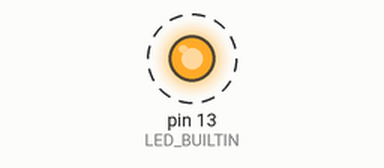
Recording of a sketch running on a simulated Arduino Uno, built with avr-gcc and run on an emulated ATmega328P. On the bench: output pins drawn as LEDs (lit = HIGH). Dashed ring = blinking.

Above: at 0.2 s.
Timing chart, 0 to 3.0 s (numbered marks = the images above):
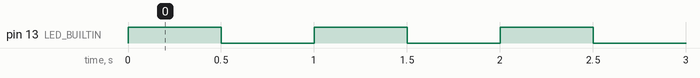

Measured:
- by itself, pin 13 (LED_BUILTIN): alternates HIGH for 0.50 s and LOW for 0.50 s

The sketch:

ArduinoBlinkProject.ino
```cpp
#define LED_BULTIN 13

void setup() {
  pinMode(LED_BUILTIN, OUTPUT);
}

void loop() {
  digitalWrite(LED_BUILTIN, HIGH);
  delay(500);
  digitalWrite(LED_BUILTIN, LOW);
  delay(500);
}

void blinkSOS() {

}
```
